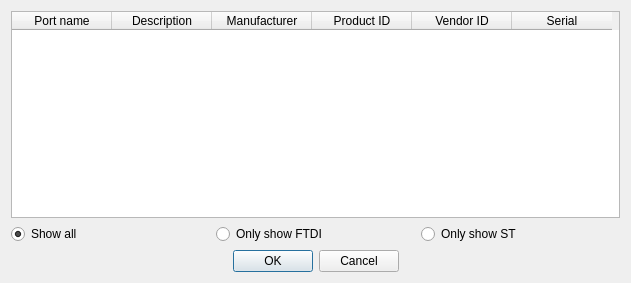
<?xml version="1.0" encoding="UTF-8"?>
<ui version="4.0">
 <class>PortWindow</class>
 <widget class="QDialog" name="PortWindow">
  <property name="geometry">
   <rect>
    <x>0</x>
    <y>0</y>
    <width>631</width>
    <height>283</height>
   </rect>
  </property>
  <property name="windowTitle">
   <string>List of detected serial ports</string>
  </property>
  <layout class="QVBoxLayout" name="verticalLayout">
   <item>
    <widget class="QTableWidget" name="uitwPorts">
     <property name="editTriggers">
      <set>QAbstractItemView::NoEditTriggers</set>
     </property>
     <property name="selectionMode">
      <enum>QAbstractItemView::MultiSelection</enum>
     </property>
     <property name="selectionBehavior">
      <enum>QAbstractItemView::SelectRows</enum>
     </property>
     <column>
      <property name="text">
       <string>Port name</string>
      </property>
     </column>
     <column>
      <property name="text">
       <string>Description</string>
      </property>
     </column>
     <column>
      <property name="text">
       <string>Manufacturer</string>
      </property>
     </column>
     <column>
      <property name="text">
       <string>Product ID</string>
      </property>
     </column>
     <column>
      <property name="text">
       <string>Vendor ID</string>
      </property>
     </column>
     <column>
      <property name="text">
       <string>Serial</string>
      </property>
     </column>
    </widget>
   </item>
   <item>
    <layout class="QHBoxLayout" name="horizontalLayout">
     <item>
      <widget class="QRadioButton" name="uirbShowAll">
       <property name="text">
        <string>Show all</string>
       </property>
       <property name="checked">
        <bool>true</bool>
       </property>
      </widget>
     </item>
     <item>
      <widget class="QRadioButton" name="uirbShowFTDI">
       <property name="text">
        <string>Only show FTDI</string>
       </property>
      </widget>
     </item>
     <item>
      <widget class="QRadioButton" name="uirbShowST">
       <property name="text">
        <string>Only show ST</string>
       </property>
      </widget>
     </item>
    </layout>
   </item>
   <item>
    <widget class="QDialogButtonBox" name="buttonBox">
     <property name="orientation">
      <enum>Qt::Horizontal</enum>
     </property>
     <property name="standardButtons">
      <set>QDialogButtonBox::Cancel|QDialogButtonBox::Ok</set>
     </property>
     <property name="centerButtons">
      <bool>true</bool>
     </property>
    </widget>
   </item>
  </layout>
 </widget>
 <resources/>
 <connections>
  <connection>
   <sender>buttonBox</sender>
   <signal>accepted()</signal>
   <receiver>PortWindow</receiver>
   <slot>accept()</slot>
   <hints>
    <hint type="sourcelabel">
     <x>230</x>
     <y>185</y>
    </hint>
    <hint type="destinationlabel">
     <x>230</x>
     <y>102</y>
    </hint>
   </hints>
  </connection>
  <connection>
   <sender>buttonBox</sender>
   <signal>rejected()</signal>
   <receiver>PortWindow</receiver>
   <slot>reject()</slot>
   <hints>
    <hint type="sourcelabel">
     <x>315</x>
     <y>262</y>
    </hint>
    <hint type="destinationlabel">
     <x>315</x>
     <y>141</y>
    </hint>
   </hints>
  </connection>
 </connections>
</ui>
